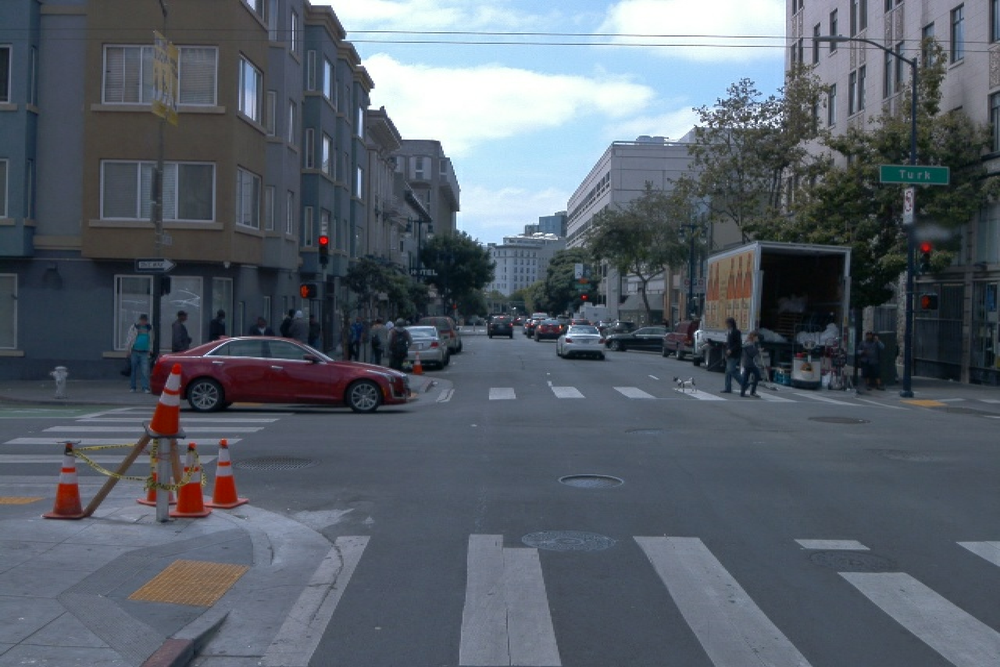
#> input picture projects/self-driving car engineer(udacity)/part2-Computer Vision/lesson 3-Sensor and Camera Calibration/Pixel Level Transformation/images/segment-12321865437129862911_3480_000_3500_000_with_camera_labels_2.png, 1000 x 667 px, shrunk from 1920 x 1280 before the run
$ jupyter execute 'Pixel level transformation.ipynb'
#> lines starting #> are read from the running program, lines starting #| are printed output that depends on the picture; after the words box and inside, x2 and y2 are one past the last pixel; in counts of white or black regions, pixels touching at a corner belong together
## Pixel level transformation with Pillow

[cell 1]
import matplotlib.pyplot as plt
import numpy as np
from PIL import Image

#### Load an image

We can use the Pillow library to load an image and convert it in the different color spaces

[cell 2]
impath = 'images/segment-12321865437129862911_3480_000_3500_000_with_camera_labels_2.png'

[cell 3]
img = Image.open(impath)
#> img is the input picture: PIL image 1000x667 RGB; mean R, G, B 87.4, 95.8, 106.1

[cell 4]
img

A Pillow image has several attribute, such as size, name or mode

[cell 5]
print(f'Our image is a {img.mode} image, of dimensions {img.size} and located at {img.filename}')
#| Our image is a RGB image, of dimensions (1000, 667) and located at images/segment-12321865437129862911_3480_000_3500_000_with_camera_labels_2.png

[cell 6]
img_rgb = img.convert('RGB')

[cell 7]
img_rgb

#### Convert an image

Once the image is loaded, we can convert it between different color spaces.

[cell 8]
# convert to grayscale
img_gray = img.convert('L')
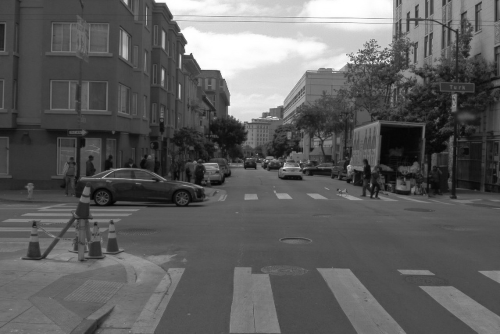
#> img_gray: PIL image 1000x667 L (shown at 1/2 size); min 0, max 255, mean 94.4

[cell 9]
img_gray

[cell 10]
# convert to hsv. PNG does not support HSV color model and we cannot display it.
img_hsv = img.convert('HSV')
#> img_hsv: PIL image 1000x667 HSV; mean H, S, V 140.4, 59.9, 108

#### Color thresholding

[cell 11]
img_rgb

Let's try to mask everything but the red car. We can use the convert hsv image to threshold because it will be easier to isolate colors.

[cell 12]
imarr = np.array(img_hsv)

Isolate the hue channel

[cell 13]
hue = imarr[..., 0]
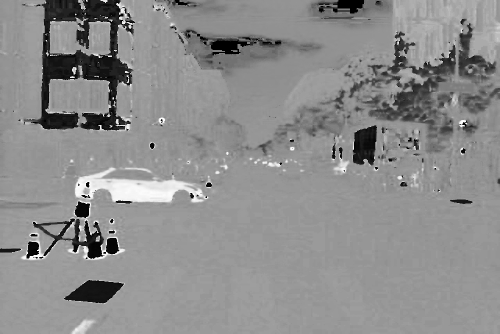
#> hue: shape (667, 1000) (shown at 1/2 size); min 0, max 254, mean 140.4

Pillow converted HSV image have 3 channels containing 8 bits pixels. Because of that we need to convert the dark red hue (~340) in the same scale.

[cell 14]
red_hue = (hue > 230).astype(np.uint8)
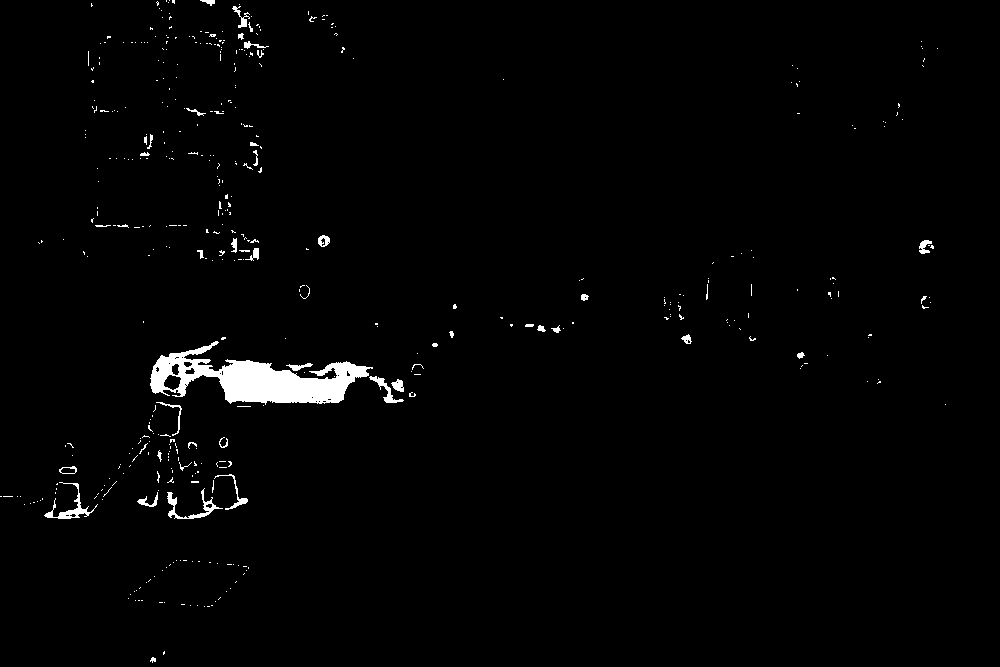
#> red_hue: shape (667, 1000); values 0 (black) and 1 (white), 1.6% white; 451 white regions (405 under 20 px), largest, box (x1, y1, x2, y2) and area: (150, 341, 373, 405) 6202, (44, 482, 98, 519) 384, (167, 488, 223, 519) 376

We can use this to mask the rgb image

[cell 15]
masked_rgb = np.array(img_rgb * np.stack([red_hue]*3, axis=2))
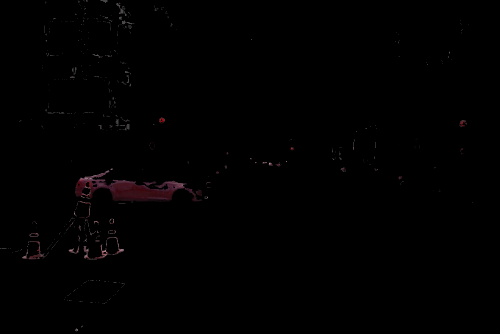
#> masked_rgb: shape (667, 1000, 3) (shown at 1/2 size); mean R, G, B 1.1, 0.6, 0.8

And we can convert this array back to a Pillow image

[cell 16]
# we use this to emphasize the colors and make the object more visibles
masked_rgb *= 2
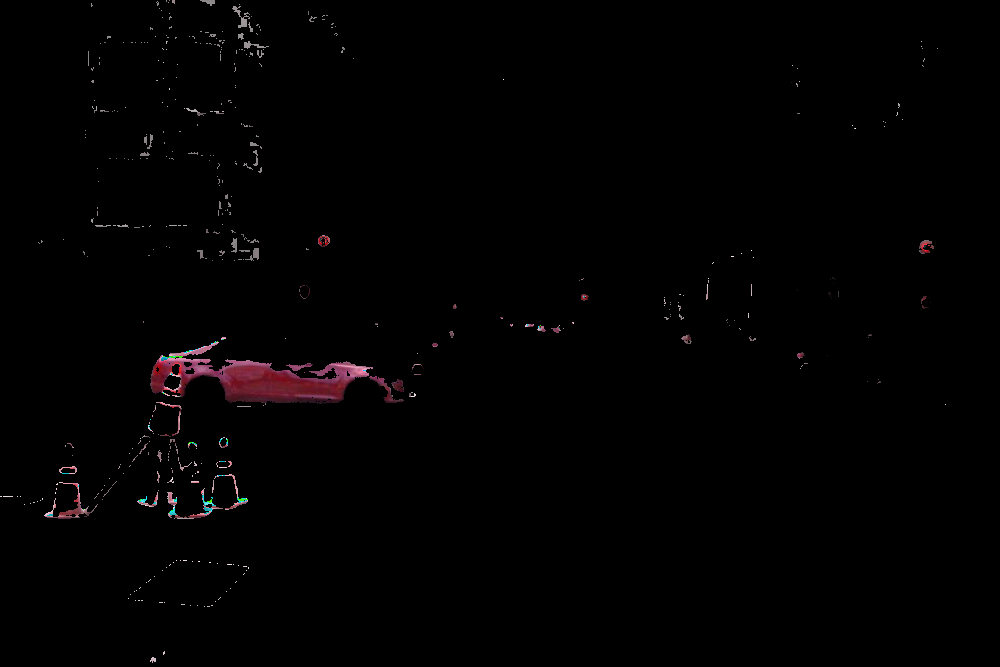
#> masked_rgb: shape (667, 1000, 3); 1.6% of pixels changed, all inside (x1, y1, x2, y2) = (0, 0, 946, 663)

$ run again, with projects/self-driving car engineer(udacity)/part2-Computer Vision/lesson 3-Sensor and Camera Calibration/Pixel Level Transformation/images/segment-12208410199966712301_4480_000_4500_000_with_camera_labels_79.png copied over projects/self-driving car engineer(udacity)/part2-Computer Vision/lesson 3-Sensor and Camera Calibration/Pixel Level Transformation/images/segment-12321865437129862911_3480_000_3500_000_with_camera_labels_2.png
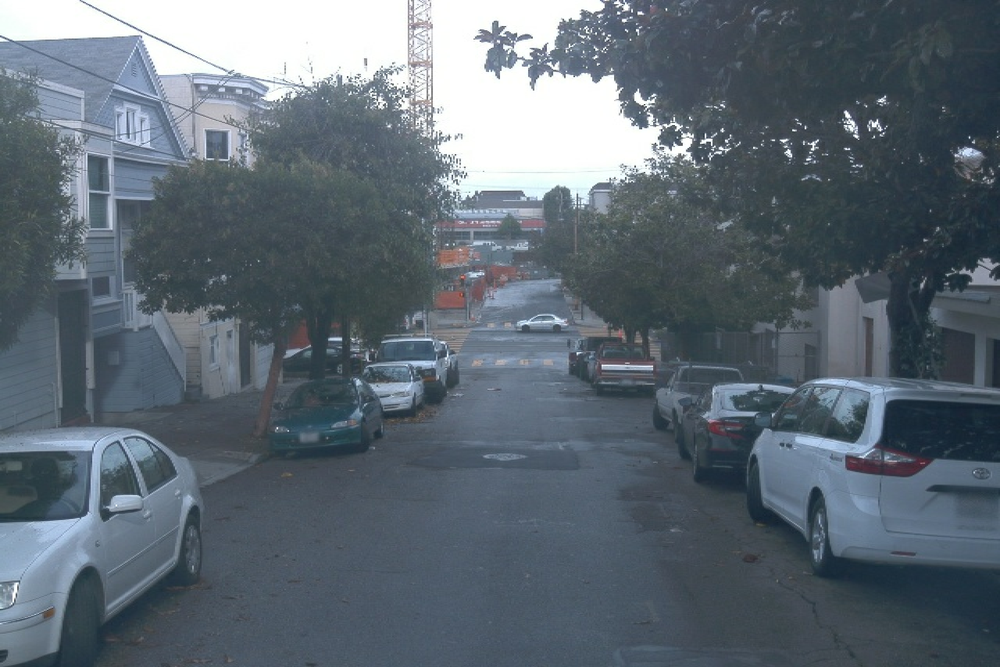
#> input picture projects/self-driving car engineer(udacity)/part2-Computer Vision/lesson 3-Sensor and Camera Calibration/Pixel Level Transformation/images/segment-12208410199966712301_4480_000_4500_000_with_camera_labels_79.png, 1000 x 667 px, shrunk from 1920 x 1280 before the run
#> img is the input picture: PIL image 1000x667 RGB; mean R, G, B 94.3, 105.7, 115.6
#| Our image is a RGB image, of dimensions (1000, 667) and located at images/segment-12321865437129862911_3480_000_3500_000_with_camera_labels_2.png
#> img_hsv: PIL image 1000x667 HSV; mean H, S, V 137.3, 55.7, 115.8
#> `red_hue = (hue > 230).astype(np.uint8)`:
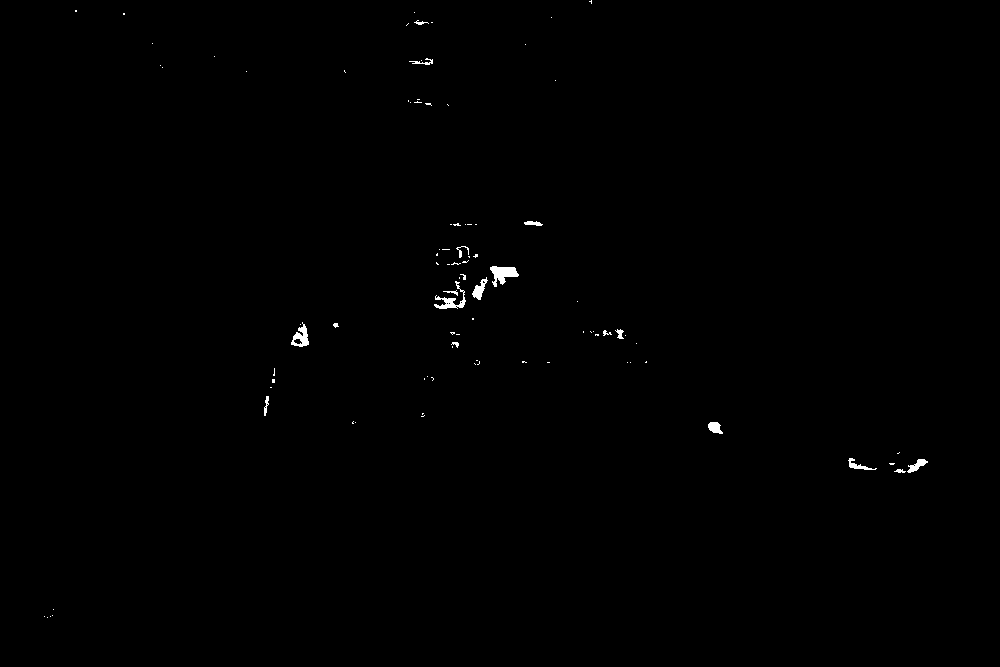
#> red_hue: shape (667, 1000); values 0 (black) and 1 (white), 0.31% white; 93 white regions (75 under 20 px), largest, box (x1, y1, x2, y2) and area: (490, 266, 519, 287) 331, (434, 281, 466, 309) 255, (291, 322, 309, 347) 223
#> `masked_rgb *= 2`:
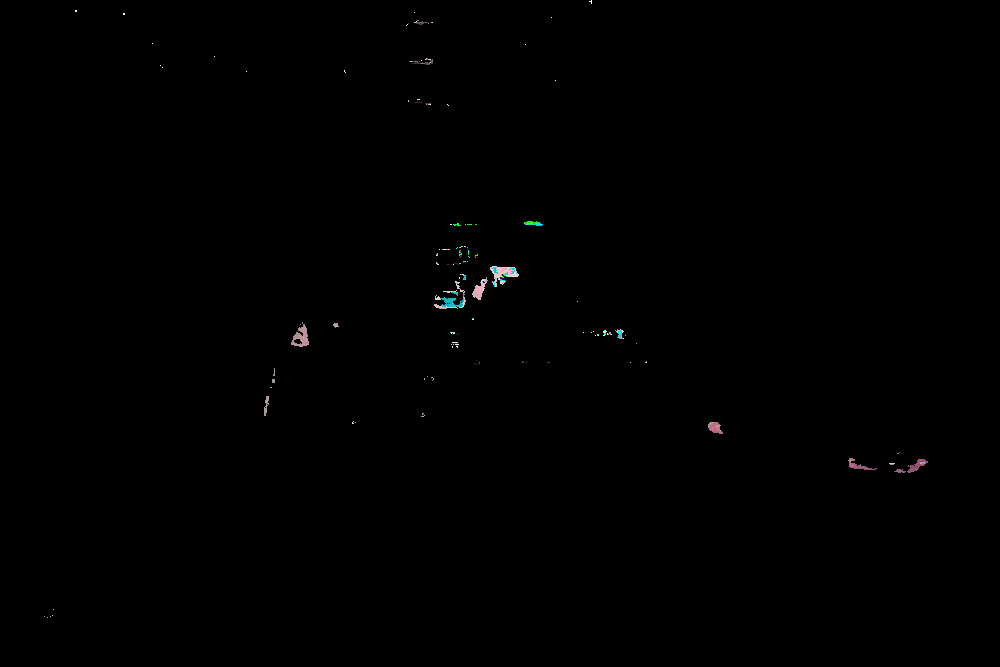
#> masked_rgb: shape (667, 1000, 3); mean R, G, B 0.5, 0.5, 0.5

$ run again, with projects/self-driving car engineer(udacity)/part2-Computer Vision/lesson 3-Sensor and Camera Calibration/Pixel Level Transformation/images/segment-12208410199966712301_4480_000_4500_000_with_camera_labels_83.png copied over projects/self-driving car engineer(udacity)/part2-Computer Vision/lesson 3-Sensor and Camera Calibration/Pixel Level Transformation/images/segment-12321865437129862911_3480_000_3500_000_with_camera_labels_2.png
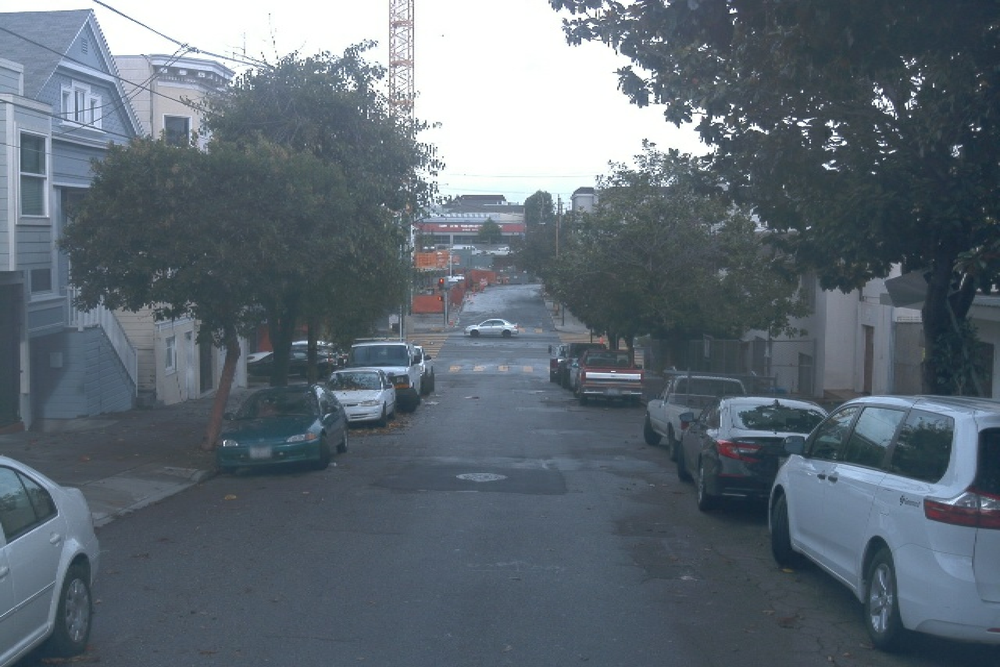
#> input picture projects/self-driving car engineer(udacity)/part2-Computer Vision/lesson 3-Sensor and Camera Calibration/Pixel Level Transformation/images/segment-12208410199966712301_4480_000_4500_000_with_camera_labels_83.png, 1000 x 667 px, shrunk from 1920 x 1280 before the run
#> img is the input picture: PIL image 1000x667 RGB; mean R, G, B 95.2, 106.5, 116.3
#| Our image is a RGB image, of dimensions (1000, 667) and located at images/segment-12321865437129862911_3480_000_3500_000_with_camera_labels_2.png
#> img_hsv: PIL image 1000x667 HSV; mean H, S, V 136.9, 54.7, 116.5
#> `red_hue = (hue > 230).astype(np.uint8)`:
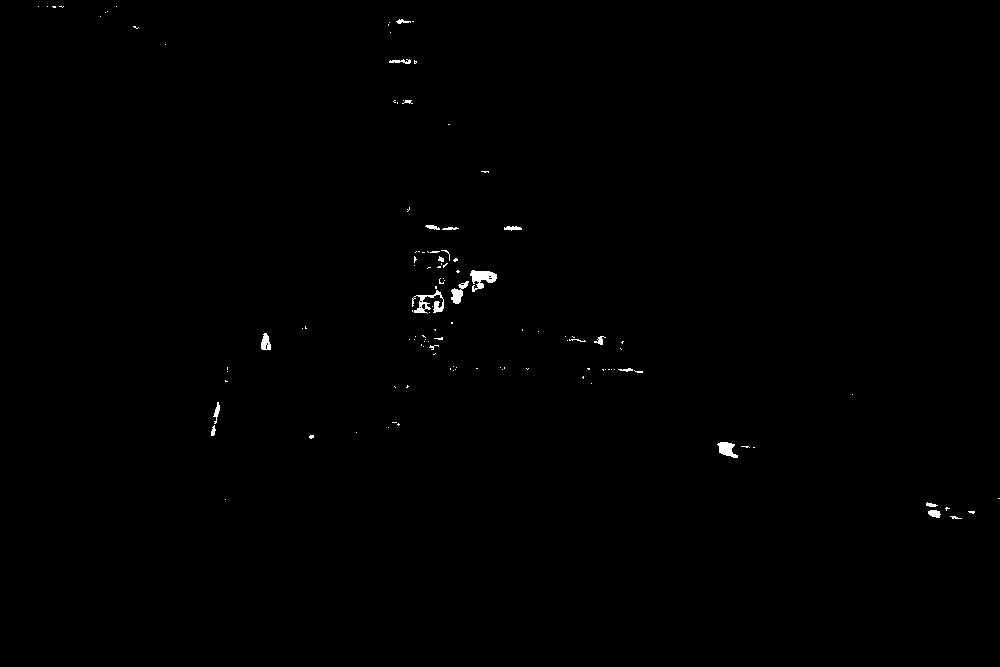
#> red_hue: shape (667, 1000); values 0 (black) and 1 (white), 0.32% white; 121 white regions (100 under 20 px), largest, box (x1, y1, x2, y2) and area: (470, 270, 497, 292) 319, (412, 290, 444, 314) 300, (717, 442, 738, 458) 201
#> `masked_rgb *= 2`:
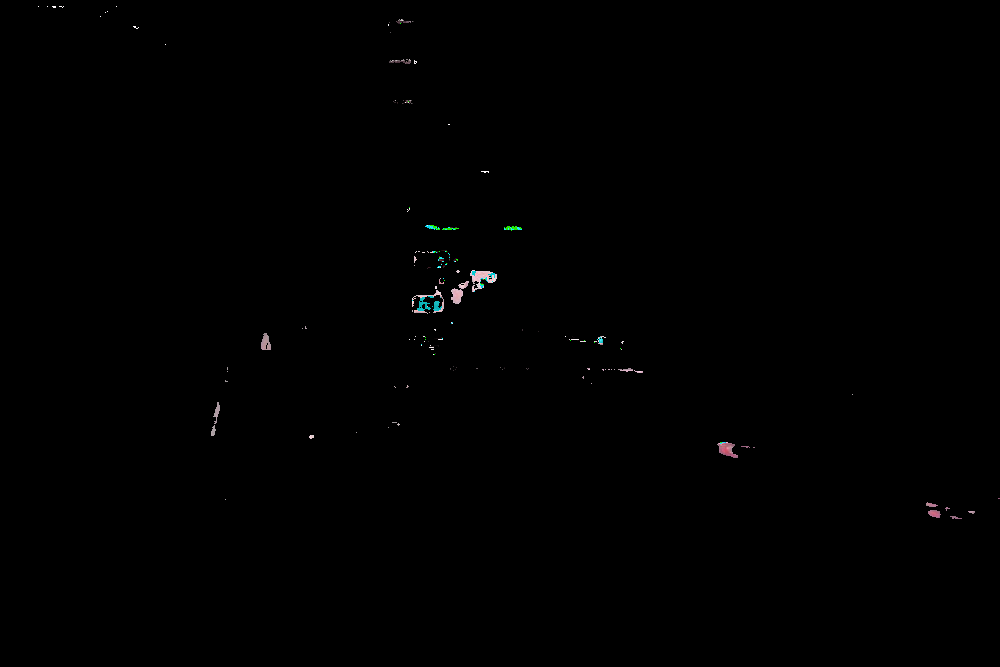
#> masked_rgb: shape (667, 1000, 3); mean R, G, B 0.5, 0.5, 0.5
